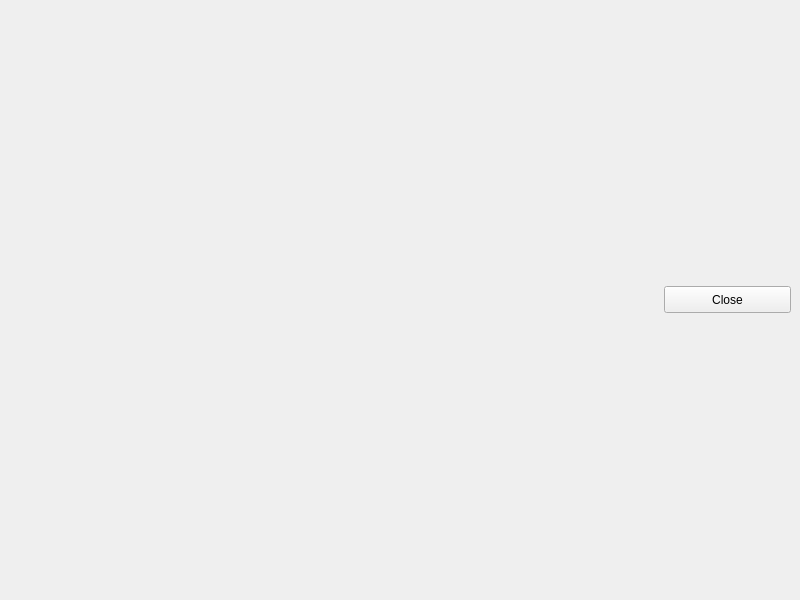
<?xml version="1.0" encoding="UTF-8"?>
<ui version="4.0">
 <class>LinearGraph</class>
 <widget class="QMainWindow" name="LinearGraph">
  <property name="geometry">
   <rect>
    <x>0</x>
    <y>0</y>
    <width>800</width>
    <height>600</height>
   </rect>
  </property>
  <property name="windowTitle">
   <string>MainWindow</string>
  </property>
  <widget class="QWidget" name="centralwidget">
   <layout class="QGridLayout" name="gridLayout">
    <item row="0" column="0" colspan="2">
     <layout class="QHBoxLayout" name="gLayout"/>
    </item>
    <item row="1" column="0">
     <spacer name="horizontalSpacer">
      <property name="orientation">
       <enum>Qt::Horizontal</enum>
      </property>
      <property name="sizeHint" stdset="0">
       <size>
        <width>646</width>
        <height>20</height>
       </size>
      </property>
     </spacer>
    </item>
    <item row="1" column="1">
     <widget class="QPushButton" name="btnClose">
      <property name="minimumSize">
       <size>
        <width>127</width>
        <height>27</height>
       </size>
      </property>
      <property name="maximumSize">
       <size>
        <width>127</width>
        <height>27</height>
       </size>
      </property>
      <property name="text">
       <string>Close</string>
      </property>
     </widget>
    </item>
   </layout>
  </widget>
 </widget>
 <resources/>
 <connections/>
</ui>
